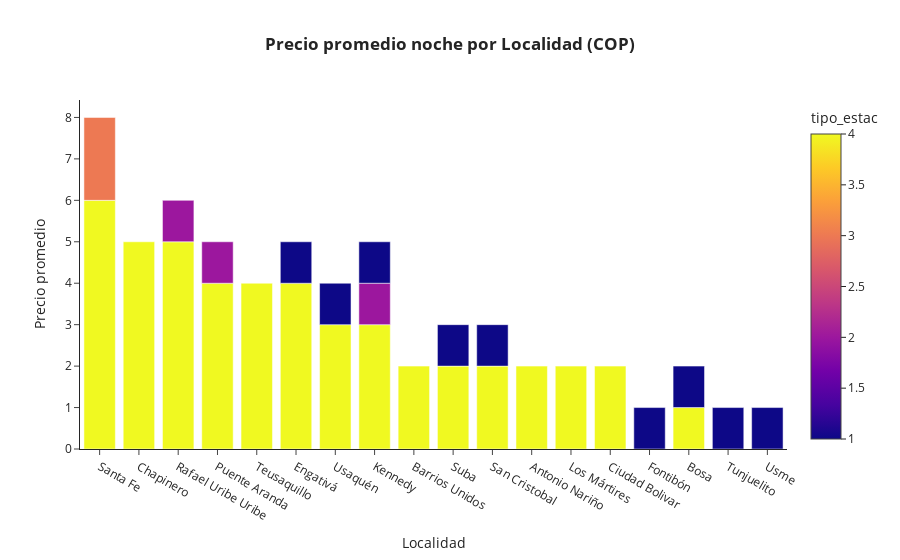

Notebook source saved alongside this figure:
### Markdown cell above
## Esta no

### Code cell
# crear dataset
base2 = base1.groupby(['Nombre_Localidad','tipo_estac'])[['numero_est']].count().sort_values('numero_est', ascending = False).reset_index()

# crear gráfica
fig = px.bar(base2, x = 'Nombre_Localidad', y='numero_est', color='tipo_estac',
             title= '<b>Precio promedio noche por Localidad (COP)<b>',
             color_discrete_sequence=px.colors.sequential.Viridis)

# agregar detalles a la gráfica
fig.update_layout(
    xaxis_title = 'Localidad',
    yaxis_title = 'Precio promedio',
    template = 'simple_white',
    title_x = 0.5)

fig.show()

### Figure 1 — Plotly figure (JSON) as saved in the notebook; plotly's stock layout.template omitted (floating-point values rounded to 4 significant figures)
{"data": [{"alignmentgroup": "True", "hovertemplate": "Nombre_Localidad=%{x}<br>numero_est=%{y}<br>tipo_estac=%{marker.color}<extra></extra>", "legendgroup": "", "marker": {"color": [4, 4, 4, 4, 4, 4, 4, 4, 4, 4, 3, 4, 4, 4, 4, 2, 2, 2, 1, 1, 1, 1, 1, 4, 1, 1, 1, 1], "coloraxis": "coloraxis", "pattern": {"shape": ""}}, "name": "", "offsetgroup": "", "orientation": "v", "showlegend": false, "textposition": "auto", "type": "bar", "x": ["Santa Fe", "Chapinero", "Rafael Uribe Uribe", "Puente Aranda", "Teusaquillo", "Engativá", "Usaquén", "Kennedy", "Barrios Unidos", "Suba", "Santa Fe", "San Cristobal", "Antonio Nariño", "Los Mártires", "Ciudad Bolivar", "Puente Aranda", "Rafael Uribe Uribe", "Kennedy", "San Cristobal", "Kennedy", "Fontibón", "Engativá", "Suba", "Bosa", "Tunjuelito", "Usaquén", "Bosa", "Usme"], "xaxis": "x", "y": [6, 5, 5, 4, 4, 4, 3, 3, 2, 2, 2, 2, 2, 2, 2, 1, 1, 1, 1, 1, 1, 1, 1, 1, 1, 1, 1, 1], "yaxis": "y"}], "layout": {"barmode": "relative", "coloraxis": {"colorbar": {"title": {"text": "tipo_estac"}}, "colorscale": [[0, "#0d0887"], [0.1111, "#46039f"], [0.2222, "#7201a8"], [0.3333, "#9c179e"], [0.4444, "#bd3786"], [0.5556, "#d8576b"], [0.6667, "#ed7953"], [0.7778, "#fb9f3a"], [0.8889, "#fdca26"], [1, "#f0f921"]]}, "legend": {"tracegroupgap": 0}, "title": {"text": "<b>Precio promedio noche por Localidad (COP)<b>", "x": 0.5}, "xaxis": {"anchor": "y", "domain": [0, 1], "title": {"text": "Localidad"}}, "yaxis": {"anchor": "x", "domain": [0, 1], "title": {"text": "Precio promedio"}}}}
